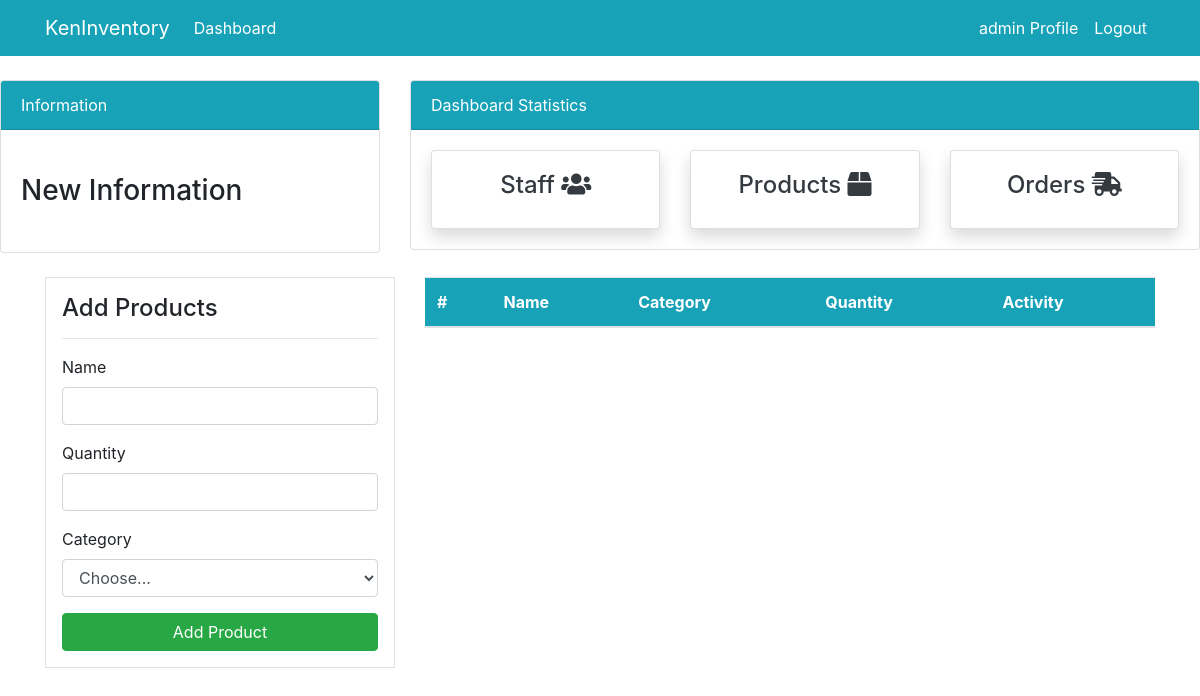
Page /products (signed in) on the earlier database version.
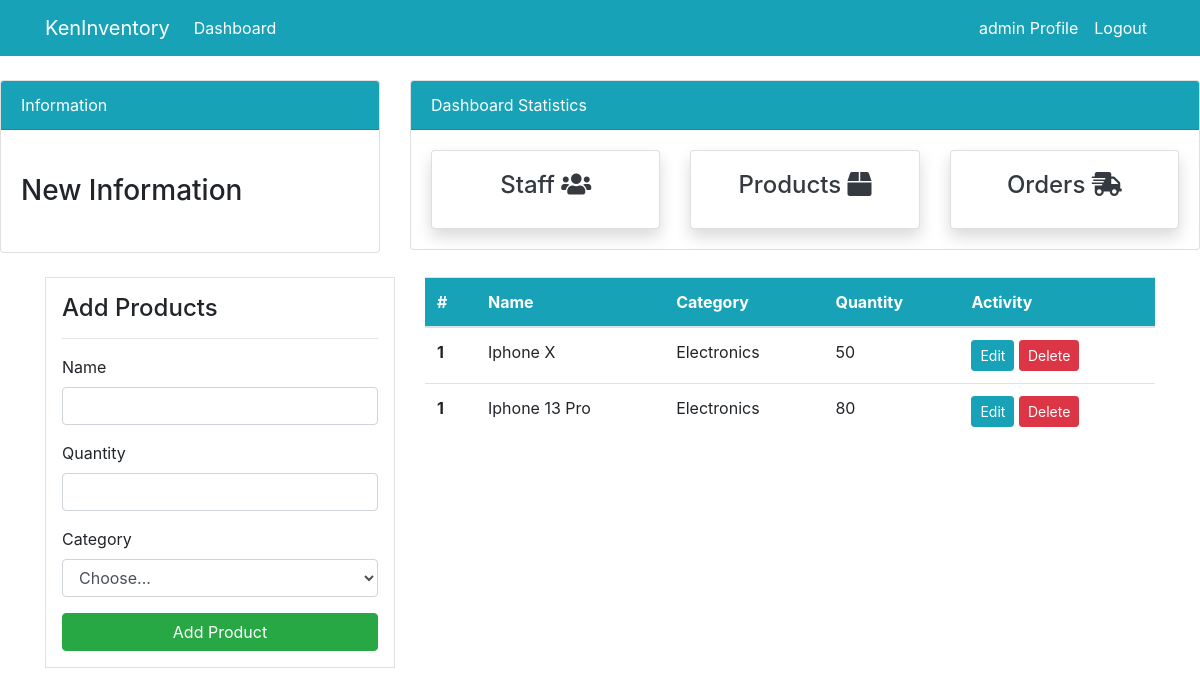
Same page on the later database version.
### dashboard/models.py (models this page shows, shortened)
class Product(models.Model):
    name = models.CharField(max_length=100, null=True)
    category = models.CharField(max_length=20, choices=CATEGORY,null=True)
    quantity = models.PositiveIntegerField(null=True)

### dashboard/views.py (the view)
# urls.py: path('products', views.products, name="dashboard-products"),
@login_required(login_url="user-login")
def products(request):
    all_products = Product.objects.all()
    context = {
        "all_products" : all_products
    }
    return render(request, "dashboard/products.html",context)

### templates/dashboard/products.html (shortened to what this page needs)
{% extends 'partials/base.html' %}
{% block content %}
{% include 'partials/topside.html' %}
<div class="container">
    <div class="row my-4">
        <div class="col-md-4">
            <div class="border bg-white p-3">
                <h4>Add Products</h4>
                <hr>
                <form action="">
                    <div class="form-group">
                        <label for="exampleInputEmail1">Name</label>
                        <input type="email" class="form-control" id="exampleInputEmail1"
                            aria-describedby="emailHelp">
                    </div>
                    <div class="form-group">
                        <label for="exampleInputPassword1">Quantity</label>
                        <input type="password" class="form-control" id="exampleInputPassword1">
                    </div>
                    <div class="form-group ">
                        <label for="inputState">Category</label>
                        <select id="inputState" class="form-control">
                            <option selected>Choose...</option>
                        </select>
                    </div>
                    <input class="btn btn-success btn-block" type="submit" value="Add Product">
                </form>
            </div>
        </div>
        <div class="col-md-8">
            <table class="table bg-white">
                <thead class="bg-info">
                    <tr class="text-white">
                        <th scope="col">#</th>
                        <th scope="col">Name</th>
                        <th scope="col">Category</th>
                        <th scope="col">Quantity</th>
                        <th scope="col">Activity</th>
                    </tr>
                </thead>
                <tbody>
                    {% for i in all_products %}
                    <tr>
                        <th scope="row">1</th>
                        <td>{{i.name}}</td>
                        <td>{{i.category}}</td>
                        <td>{{i.quantity}}</td>
                        <td>
                            <a class="btn btn-info btn-sm" href="">Edit</a>
                            <a class="btn btn-danger btn-sm" href="">Delete</a>
                        </td>
                    </tr>
                    {% endfor %}
                </tbody>
            </table>
        </div>
    </div>
</div>
{% endblock %}

### templates/partials/base.html (shortened to what this page needs)
{% load static %}
<!doctype html>
<html lang="en">
<head>
    <link rel="stylesheet" href="https://cdn.jsdelivr.net/npm/bootstrap@4.6.0/dist/css/bootstrap.min.css"
>
    <link rel="stylesheet" href="https://use.fontawesome.com/releases/v5.15.2/css/all.css"
>
    <link rel="stylesheet" href="{% static 'css/style.css' %}">
</head>
<body>
    {% include 'partials/nav.html' %}
        {% block content %}
        {% endblock %}
</body>
</html>

### templates/partials/nav.html (shortened to what this page needs)
<nav class="navbar navbar-expand-lg navbar-info bg-info">
    <div class="container">
        {% if user.is_authenticated %}
        <a class="navbar-brand text-white" href="">KenInventory</a>
        <div class="collapse navbar-collapse" id="navbarSupportedContent">
            <ul class="navbar-nav mr-auto">
                <li class="nav-item active">
                    <a class="nav-link text-white" href="/">Dashboard </a>
                </li>
            </ul>
            <ul class="navbar-nav ml-auto">
                <li class="nav-item active">
                    <a class="nav-link text-white" href="">{{ user.username }} Profile
                        <span class="sr-only">(current)</span></a>
                </li>
                <li class="nav-item">
                    <a class="nav-link text-white" href="{% url 'user-logout' %}">Logout</a>
                </li>
            </ul>
            {% endif %}
        </div>
    </div>
</nav>

### templates/partials/topside.html (shortened to what this page needs)
<div class="row">
    <div class="col-md-4 mt-4">
        <div class="card">
            <div class="card-header bg-info text-white">
                Information
            </div>
            <div class="card-body">
                <marquee behavior="" direction="">
                    <h3 class="my-4">New Information</h3>
                </marquee>
            </div>
        </div>
    </div>
    <div class="col-md-8 mt-4">
        <div class="card">
            <div class="card-header bg-info text-white">
                Dashboard Statistics
            </div>
            <div class="card-body">
                <div class="row">
                    <div class="col-md-4">
                        <a class="text-decoration-none text-dark" href="{% url 'dashboard-staff' %}">
                            <div class="card my-card shadow">
                                <div class="card-body text-center">
                                    <h4>Staff <i class="fas fa-users"></i></h4>
                                </div>
                            </div>
                        </a>
                    </div>
                    <div class="col-md-4">
                        <a class="text-decoration-none text-dark" href="{% url 'dashboard-products' %}">
                            <div class="card my-card shadow">
                                <div class="card-body text-center">
                                    <h4>Products <i class="fas fa-box"></i></h4>
                                </div>
                            </div>
                        </a>
                    </div>
                    <div class="col-md-4">
                        <a class="text-decoration-none text-dark" href="{% url 'dashboard-order' %}">
                            <div class="card my-card shadow">
                                <div class="card-body text-center">
                                    <h4>Orders <i class="fas fa-shipping-fast"></i></h4>
                                </div>
                            </div>
                        </a>
                    </div>
                </div>
            </div>
        </div>
    </div>
</div>

Differences in the rows shown:
added Product: name "Iphone X", category "Electronics", quantity "50"
added Product: name "Iphone 13 Pro", category "Electronics", quantity "80"
